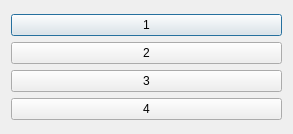
<?xml version="1.0" encoding="UTF-8"?>
<ui version="4.0">
 <class>Dialog</class>
 <widget class="QDialog" name="Dialog">
  <property name="geometry">
   <rect>
    <x>0</x>
    <y>0</y>
    <width>293</width>
    <height>134</height>
   </rect>
  </property>
  <property name="windowTitle">
   <string>Dialog</string>
  </property>
  <layout class="QVBoxLayout" name="verticalLayout_2">
   <item>
    <layout class="QVBoxLayout" name="verticalLayout">
     <item>
      <widget class="QPushButton" name="pushButton">
       <property name="text">
        <string>1</string>
       </property>
      </widget>
     </item>
     <item>
      <widget class="QPushButton" name="pushButton_2">
       <property name="text">
        <string>2</string>
       </property>
      </widget>
     </item>
     <item>
      <widget class="QPushButton" name="pushButton_3">
       <property name="text">
        <string>3</string>
       </property>
      </widget>
     </item>
     <item>
      <widget class="QPushButton" name="pushButton_4">
       <property name="text">
        <string>4</string>
       </property>
      </widget>
     </item>
    </layout>
   </item>
  </layout>
 </widget>
 <resources/>
 <connections/>
</ui>
